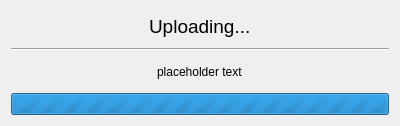
<?xml version="1.0" encoding="UTF-8"?>
<ui version="4.0">
 <class>Form</class>
 <widget class="QWidget" name="Form">
  <property name="geometry">
   <rect>
    <x>0</x>
    <y>0</y>
    <width>400</width>
    <height>126</height>
   </rect>
  </property>
  <property name="windowTitle">
   <string>GUU - Upload</string>
  </property>
  <property name="windowIcon">
   <iconset>
    <normaloff>../icon/guu.png</normaloff>../icon/guu.png</iconset>
  </property>
  <layout class="QVBoxLayout" name="verticalLayout">
   <item alignment="Qt::AlignHCenter">
    <widget class="QLabel" name="label">
     <property name="text">
      <string>&lt;html&gt;&lt;head/&gt;&lt;body&gt;&lt;p&gt;&lt;span style=&quot; font-size:14pt;&quot;&gt;Uploading...&lt;/span&gt;&lt;/p&gt;&lt;/body&gt;&lt;/html&gt;</string>
     </property>
    </widget>
   </item>
   <item>
    <widget class="Line" name="line">
     <property name="orientation">
      <enum>Qt::Horizontal</enum>
     </property>
    </widget>
   </item>
   <item alignment="Qt::AlignHCenter">
    <widget class="QLabel" name="status">
     <property name="text">
      <string>placeholder text</string>
     </property>
    </widget>
   </item>
   <item>
    <widget class="QProgressBar" name="progressBar">
     <property name="maximum">
      <number>0</number>
     </property>
     <property name="value">
      <number>0</number>
     </property>
    </widget>
   </item>
  </layout>
 </widget>
 <resources/>
 <connections/>
</ui>
